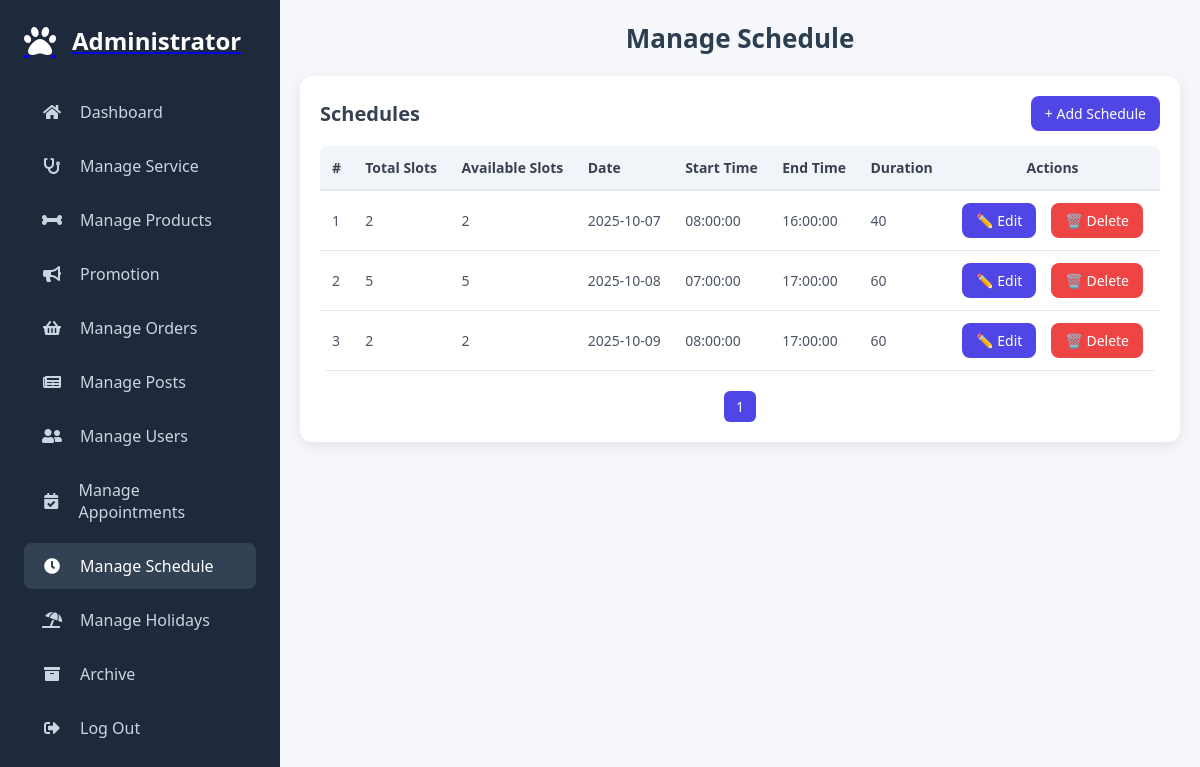
The app's page /admin/manage_schedule.php (signed in), older data.
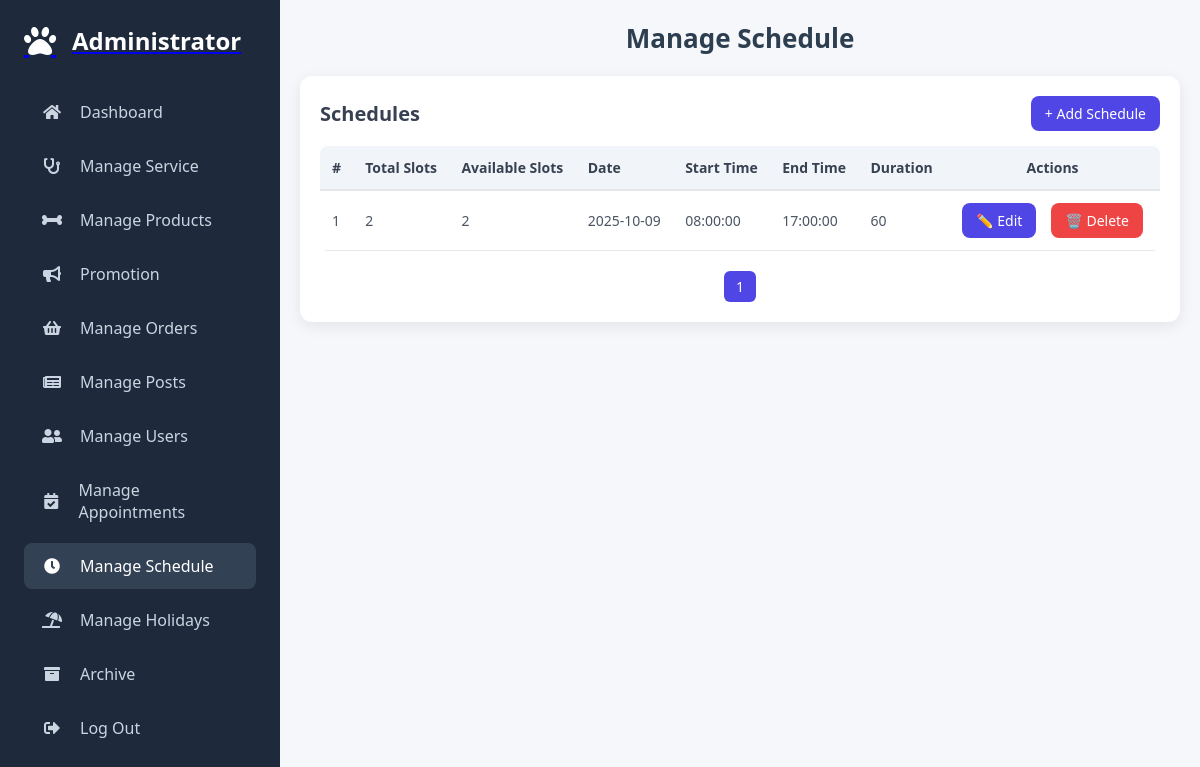
The same page, newer data.
### tables this page shows
CREATE TABLE `schedules` (
  `id` int(11) NOT NULL,
  `slots_date` date NOT NULL,
  `start_time` time NOT NULL,
  `end_time` time NOT NULL,
  `duration` int(11) NOT NULL,
  `slots` int(11) NOT NULL,
  `status` varchar(20) NOT NULL DEFAULT 'available',
  `created_at` timestamp NOT NULL DEFAULT current_timestamp(),
  `total_slots` int(11) NOT NULL DEFAULT 1
);

### admin/manage_schedule.php (the view, shortened to what this page needs)
<?php
require_once '../components/auth_admin.php';
$limit = 10;
$page = isset($_GET['page']) ? (int)$_GET['page'] : 1;
$start = ($page - 1) * $limit;
$totalRows = $conn->query("SELECT COUNT(*) FROM schedules")->fetchColumn();
$totalPages = ceil($totalRows / $limit);
$stmt = $conn->prepare("
    SELECT * FROM schedules
    ORDER BY slots_date ASC
    LIMIT ?, ?
");
$stmt->bindValue(1, $start, PDO::PARAM_INT);
$stmt->bindValue(2, $limit, PDO::PARAM_INT);
$stmt->execute();
$schedules = $stmt->fetchAll(PDO::FETCH_ASSOC);
?>
<!DOCTYPE html>
<html lang="en">
<head>
    <link rel="stylesheet" href="./../assets/css/admin/admin_header.css?v=<?php echo time(); ?>">
    <link rel="stylesheet" href="./../assets/css/admin/manage_schedule.css?v=<?php echo time(); ?>">
    <link rel="stylesheet" href="https://cdnjs.cloudflare.com/ajax/libs/font-awesome/5.15.4/css/all.min.css">
</head>
<body>
<?php include '../components/admin_header.php'; ?>
<div class="admin-main">
  <div class="header-row">
      <h1>Manage Schedule</h1>
  </div>
  <div class="card">
      <div class="card-header">
          <h2>Schedules</h2>
          <button class="btn btn-primary add-btn" onclick="openScheduleModal()">+ Add Schedule</button>
      </div>
      <div class="table-container">
          <table>
              <thead>
                  <tr>
                      <th>#</th>
                      <th>Total Slots</th>
                      <th>Available Slots</th>
                      <th>Date</th>
                      <th>Start Time</th>
                      <th>End Time</th>
                      <th>Duration</th>
                      <th class="actions">Actions</th>
                  </tr>
              </thead>
              <tbody>
                  <?php $i = $start + 1; foreach ($schedules as $s): ?>
                  <tr data-id="<?= $s['id'] ?>">
                      <td><?= $i++ ?></td>
                      <td><?= $s['total_slots'] ?></td>
                      <td><?= $s['slots'] ?></td>
                      <td><?= $s['slots_date'] ?></td>
                      <td><?= $s['start_time'] ?></td>
                      <td><?= $s['end_time'] ?></td>
                      <td><?= $s['duration'] ?></td>
                      <td class="actions">
                          <button class="btn btn-primary edit-btn">✏️ Edit</button>
                          <button class="btn btn-danger" onclick="confirmDeleteSchedule(<?= $s['id'] ?>)">🗑️ Delete</button>
                      </td>
                  </tr>
                  <?php endforeach; ?>
              </tbody>
          </table>
          <div class="pagination">
              <?php for($p = 1; $p <= $totalPages; $p++): ?>
                  <a href="?page=<?= $p ?>" class="btn <?= $p==$page?'btn-primary':'btn-light' ?>"><?= $p ?></a>
              <?php endfor; ?>
          </div>
      </div>
  </div>
</div>
</body>
</html>

### components/admin_header.php
<div class="admin-sidebar" id="sidebar">
    <a href="dashboard.php" class="sidebar-header">
        <i class="fas fa-paw fa-2x" style="color: #fff;"></i>
        <h2>Administrator</h2>
    </a>
<nav>
    <a href="dashboard.php" class="nav-link <?= basename($_SERVER['PHP_SELF']) == 'dashboard.php' ? 'active' : '' ?>">
        <i class="fas fa-home"></i>
        <span>Dashboard</span>
    </a>
    <a href="manage_service.php" class="nav-link <?= basename($_SERVER['PHP_SELF']) == 'manage_service.php' ? 'active' : '' ?>">
        <i class="fas fa-stethoscope"></i>
        <span>Manage Service</span>
    </a>
    <a href="manage_products.php" class="nav-link <?= basename($_SERVER['PHP_SELF']) == 'manage_products.php' ? 'active' : '' ?>">
        <i class="fas fa-bone"></i>
        <span>Manage Products</span>
    </a>
    <a href="manage_promotion.php" class="nav-link <?= basename($_SERVER['PHP_SELF']) == 'manage_promotion.php' ? 'active' : '' ?>">
        <i class="fas fa-bullhorn"></i>
        <span>Promotion</span>
    </a>
    <a href="manage_orders.php" class="nav-link <?= basename($_SERVER['PHP_SELF']) == 'manage_orders.php' ? 'active' : '' ?>">
        <i class="fas fa-shopping-basket"></i>
        <span>Manage Orders</span>
    </a>
    <a href="manage_post.php" class="nav-link <?= basename($_SERVER['PHP_SELF']) == 'manage_post.php' ? 'active' : '' ?>">
        <i class="fas fa-newspaper"></i>
        <span>Manage Posts</span>
    </a>
    <a href="manage_users.php" class="nav-link <?= basename($_SERVER['PHP_SELF']) == 'manage_users.php' ? 'active' : '' ?>">
        <i class="fas fa-user-friends"></i>
        <span>Manage Users</span>
    </a>
    <a href="manage_appointments.php" class="nav-link <?= basename($_SERVER['PHP_SELF']) == 'manage_appointments.php' ? 'active' : '' ?>">
        <i class="fas fa-calendar-check"></i>
        <span>Manage Appointments</span>
    </a>
    <a href="manage_schedule.php" class="nav-link <?= basename($_SERVER['PHP_SELF']) == 'manage_schedule.php' ? 'active' : '' ?>">
        <i class="fas fa-clock"></i>
        <span>Manage Schedule</span>
    </a>
    <a href="manage_holidays.php" class="nav-link <?= basename($_SERVER['PHP_SELF']) == 'manage_holidays.php' ? 'active' : '' ?>">
        <i class="fas fa-umbrella-beach"></i>
        <span>Manage Holidays</span>
    </a>
    <a href="archive.php" class="nav-link <?= basename($_SERVER['PHP_SELF']) == 'archive_appointments.php' ? 'active' : '' ?>">
        <i class="fas fa-archive"></i>
        <span>Archive</span>
    </a>
    <a href="../components/admin_logout.php" class="nav-link" onclick="return confirm('Logout from this website?');">
        <i class="fas fa-sign-out-alt"></i>
        <span>Log Out</span>
    </a>
</nav>
</div>

### assets/css/admin/admin_header.css (style rules this page uses)
:root { --primary-color: #6366f1; --secondary-color: #4f46e5; --dark-bg: #1e293b; --light-bg: #f8fafc; --text-dark: #0f172a; --text-light: #64748b; --card-bg: #ffffff; --border-radius: 10px; --transition: all 0.3s ease; }
* { margin: 0; padding: 0; box-sizing: border-box; font-family: 'Segoe UI', sans-serif; }
body { background: var(--light-bg); color: var(--text-dark); overflow-x: hidden; }
.admin-sidebar { width: 280px; background: var(--dark-bg); padding: 1.5rem; position: fixed; top: 0; left: 0; height: 100%; transition: var(--transition); z-index: 1000; transform: translateX(0); overflow-y: auto; scrollbar-width: thin; }
.sidebar-header { display: flex; align-items: center; gap: 1rem; margin-bottom: 2rem; }
.sidebar-header h2 { color: white; font-size: 1.5rem; font-weight: 600; }
.admin-sidebar nav { display: flex; flex-direction: column; gap: 0.5rem; }
.nav-link { display: flex; align-items: center; gap: 1rem; color: #cbd5e1; padding: 0.75rem 1rem; border-radius: 8px; text-decoration: none; transition: var(--transition); font-weight: 500; }
.nav-link:hover, .nav-link.active { background: #334155; color: #fff; }
.nav-link i { width: 24px; text-align: center; }
.admin-main { margin-left: 280px; flex: 1; padding: 2rem; transition: var(--transition); }
.header-row { display: flex; justify-content: space-between; align-items: center; margin-bottom: 2rem; flex-wrap: wrap; gap: 1rem; }
h1 { font-size: 2rem; font-weight: 600; color: var(--text-dark); }
@media (min-width: 769px) { .admin-sidebar { transform: none !important; } }

Row changes from the older to the newer data that the page shows:
removed schedules: total_slots "2", slots "2", slots_date "2025-10-07", start_time "08:00:00", end_time "16:00:00", duration "40"
removed schedules: total_slots "5", slots "5", slots_date "2025-10-08", start_time "07:00:00", end_time "17:00:00", duration "60"
